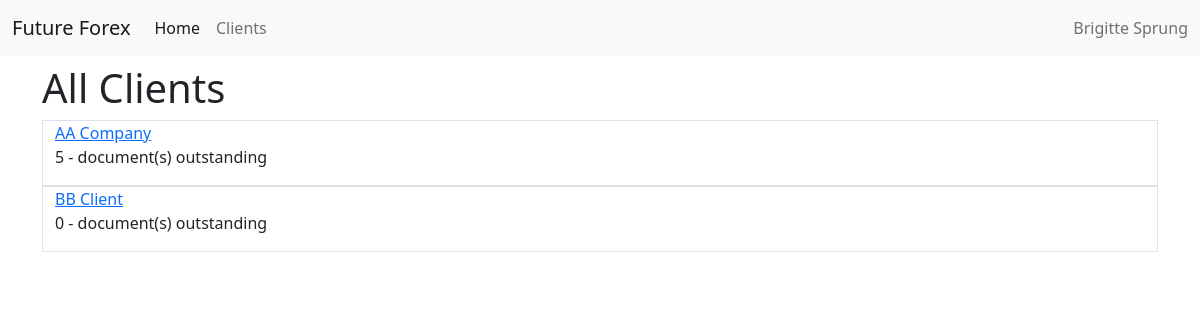
/clients/, run on the app's committed database.
### dashboard/models.py (models this page shows, shortened)
class Client(models.Model):
    name = models.CharField(max_length=1028)
    created = models.DateTimeField(auto_now_add=True)
    description = models.TextField(blank=True, null=True)
    email = models.EmailField(max_length=254, default='brigittesprung@gmail.com')
    relationshipManager = models.ForeignKey(RelationshipManager, on_delete=models.DO_NOTHING)
    def getNumOutstandingDocuments(self):
        return len(DocumentRequest.objects.filter(client=self, submitted=False))

### dashboard/views.py (the view)
# urls.py: path('clients/', views.ClientsView.as_view(), name='clients'),
class ClientsView(generic.DetailView):
    template_name = "dashboard/clients_list.html"
    def get(self, request, *args, **kwargs):
        context = {
            "clients": Client.objects.all()
        }
        return render(request, self.template_name, context)

### dashboard/templates/dashboard/clients_list.html
{% extends 'dashboard/base_generic.html' %}
{% load static %}
{% block content %}
    <h1>All Clients</h1>
    {% for client in clients %}
        <div class="container border">
        <a href="{% url 'client' client.id %}" class="">{{ client.name }}</a>
        <p>{{ client.getNumOutstandingDocuments }} - document(s) outstanding</p>
        </div>
    {% endfor %}
{% endblock %}

### data on the page
Client: name "AA Company", getNumOutstandingDocuments "5"
Client: name "BB Client", getNumOutstandingDocuments "0"
